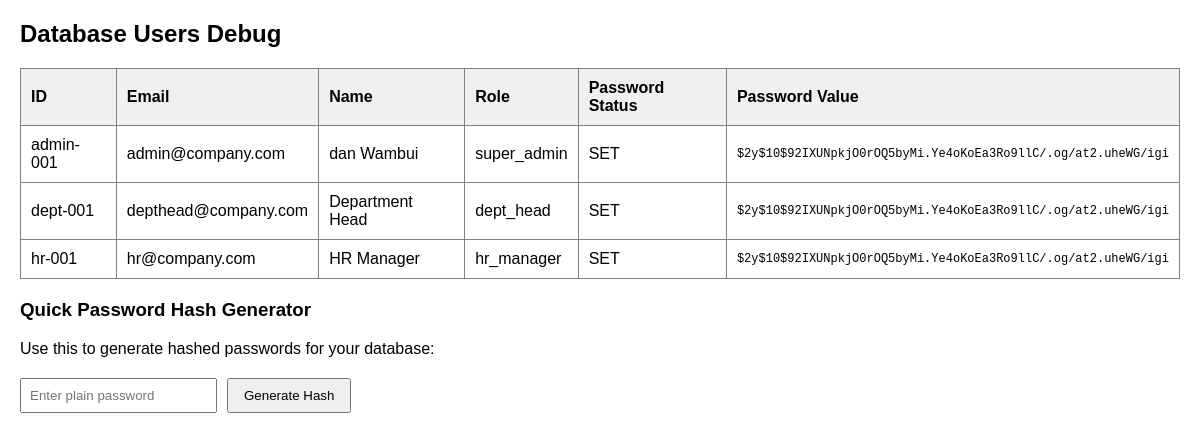
The page /debug_users.php on the database as committed earlier.
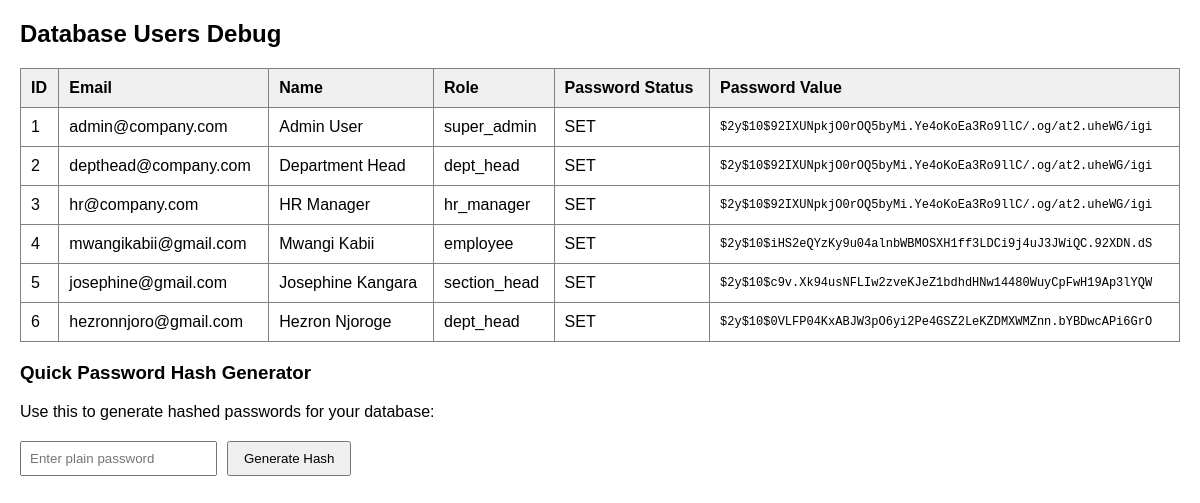
The same page on the database as committed later.
### tables this page shows
CREATE TABLE `users` (
  `id` int(50) NOT NULL,
  `email` varchar(255) DEFAULT NULL,
  `first_name` varchar(100) DEFAULT NULL,
  `last_name` varchar(100) DEFAULT NULL,
  `password` varchar(255) DEFAULT NULL,
  `role` enum('bod_chairman','super_admin','hr_manager','dept_head','section_head','manager','employee') DEFAULT 'employee',
  `phone` varchar(20) DEFAULT NULL,
  `address` text DEFAULT NULL,
  `profile_image_url` varchar(500) DEFAULT NULL,
  `created_at` timestamp NOT NULL DEFAULT current_timestamp(),
  `updated_at` timestamp NOT NULL DEFAULT current_timestamp() ON UPDATE current_timestamp(),
  `employee_id` varchar(11) DEFAULT NULL
);

### debug_users.php (the view, shortened to what this page needs)
<?php
echo "<h2>Database Users Debug</h2>";
$mysqli = getConnection();
$result = $mysqli->query("SELECT id, email, password, role, first_name, last_name FROM users");
if ($result && $result->num_rows > 0) {
    echo "<table border='1' style='border-collapse: collapse; margin: 20px 0;'>";
    echo "<tr style='background: #f0f0f0;'>";
    echo "<th style='padding: 10px;'>ID</th>";
    echo "<th style='padding: 10px;'>Email</th>";
    echo "<th style='padding: 10px;'>Name</th>";
    echo "<th style='padding: 10px;'>Role</th>";
    echo "<th style='padding: 10px;'>Password Status</th>";
    echo "<th style='padding: 10px;'>Password Value</th>";
    echo "</tr>";
    while ($user = $result->fetch_assoc()) {
        echo "<tr>";
        echo "<td style='padding: 10px;'>" . $user['id'] . "</td>";
        echo "<td style='padding: 10px;'>" . $user['email'] . "</td>";
        echo "<td style='padding: 10px;'>" . $user['first_name'] . ' ' . $user['last_name'] . "</td>";
        echo "<td style='padding: 10px;'>" . $user['role'] . "</td>";
        echo "<td style='padding: 10px;'>" . (empty($user['password']) ? 'EMPTY' : 'SET') . "</td>";
        echo "<td style='padding: 10px; font-family: monospace; font-size: 12px;'>" .
             (empty($user['password']) ? 'NULL/EMPTY' : htmlspecialchars($user['password'])) . "</td>";
        echo "</tr>";
    }
    echo "</table>";
} else {
    echo "<p>No users found in database.</p>";
}
echo "<h3>Quick Password Hash Generator</h3>";
echo "<p>Use this to generate hashed passwords for your database:</p>";
echo "<form method='post' style='margin: 20px 0;'>";
echo "<input type='text' name='plain_password' placeholder='Enter plain password' style='padding: 8px; margin-right: 10px;'>";
echo "<button type='submit' style='padding: 8px 15px;'>Generate Hash</button>";
echo "</form>";
?>

Rows that differ between the two databases and show on the page:
removed users: id "admin-001", email "admin@company.com", first_name "dan", last_name "Wambui", role "super_admin", shows "SET", password "$2y$10$92IXUNpkjO0rOQ5byMi.Ye4oKoEa3Ro9llC/.og/at2.uheWG/igi"
removed users: id "dept-001", email "depthead@company.com", first_name "Department", last_name "Head", role "dept_head", shows "SET", password "$2y$10$92IXUNpkjO0rOQ5byMi.Ye4oKoEa3Ro9llC/.og/at2.uheWG/igi"
removed users: id "hr-001", email "hr@company.com", first_name "HR", last_name "Manager", role "hr_manager", shows "SET", password "$2y$10$92IXUNpkjO0rOQ5byMi.Ye4oKoEa3Ro9llC/.og/at2.uheWG/igi"
added users: id "1", email "admin@company.com", first_name "Admin", last_name "User", role "super_admin", shows "SET", password "$2y$10$92IXUNpkjO0rOQ5byMi.Ye4oKoEa3Ro9llC/.og/at2.uheWG/igi"
added users: id "2", email "depthead@company.com", first_name "Department", last_name "Head", role "dept_head", shows "SET", password "$2y$10$92IXUNpkjO0rOQ5byMi.Ye4oKoEa3Ro9llC/.og/at2.uheWG/igi"
added users: id "3", email "hr@company.com", first_name "HR", last_name "Manager", role "hr_manager", shows "SET", password "$2y$10$92IXUNpkjO0rOQ5byMi.Ye4oKoEa3Ro9llC/.og/at2.uheWG/igi"
added users: id "4", email "mwangikabii@gmail.com", first_name "Mwangi", last_name "Kabii", role "employee", shows "SET", password "$2y$10$iHS2eQYzKy9u04alnbWBMOSXH1ff3LDCi9j4uJ3JWiQC.92XDN.dS"
added users: id "5", email "josephine@gmail.com", first_name "Josephine", last_name "Kangara", role "section_head", shows "SET", password "$2y$10$c9v.Xk94usNFLIw2zveKJeZ1bdhdHNw14480WuyCpFwH19Ap3lYQW"
added users: id "6", email "hezronnjoro@gmail.com", first_name "Hezron", last_name "Njoroge", role "dept_head", shows "SET", password "$2y$10$0VLFP04KxABJW3pO6yi2Pe4GSZ2LeKZDMXWMZnn.bYBDwcAPi6GrO"
